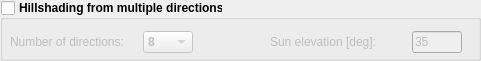
  <widget class="QGroupBox" name="group_hillshading_multiple">
   <property name="enabled">
    <bool>true</bool>
   </property>
   <property name="geometry">
    <rect>
     <x>10</x>
     <y>185</y>
     <width>481</width>
     <height>61</height>
    </rect>
   </property>
   <property name="font">
    <font>
     <weight>75</weight>
     <bold>true</bold>
    </font>
   </property>
   <property name="accessibleDescription">
    <string>multiple_hillshading</string>
   </property>
   <property name="title">
    <string>Hillshading from multiple directions</string>
   </property>
   <property name="flat">
    <bool>false</bool>
   </property>
   <property name="checkable">
    <bool>true</bool>
   </property>
   <property name="checked">
    <bool>false</bool>
   </property>
   <widget class="QWidget" name="layoutWidget_3">
    <property name="geometry">
     <rect>
      <x>270</x>
      <y>30</y>
      <width>192</width>
      <height>24</height>
     </rect>
    </property>
    <layout class="QHBoxLayout" name="horizontalLayout_4">
     <item>
      <widget class="QLabel" name="label_4">
       <property name="font">
        <font>
         <weight>50</weight>
         <bold>false</bold>
        </font>
       </property>
       <property name="text">
        <string>Sun elevation [deg]:</string>
       </property>
      </widget>
     </item>
     <item>
      <widget class="QLineEdit" name="hs_multiple_sun_elevation">
       <property name="sizePolicy">
        <sizepolicy hsizetype="Fixed" vsizetype="Fixed">
         <horstretch>0</horstretch>
         <verstretch>0</verstretch>
        </sizepolicy>
       </property>
       <property name="minimumSize">
        <size>
         <width>50</width>
         <height>22</height>
        </size>
       </property>
       <property name="maximumSize">
        <size>
         <width>50</width>
         <height>22</height>
        </size>
       </property>
       <property name="font">
        <font>
         <weight>50</weight>
         <bold>false</bold>
        </font>
       </property>
       <property name="accessibleDescription">
        <string>sun_elevation</string>
       </property>
       <property name="inputMask">
        <string>009</string>
       </property>
       <property name="text">
        <string>35</string>
       </property>
       <property name="maxLength">
        <number>3</number>
       </property>
       <property name="frame">
        <bool>true</bool>
       </property>
       <property name="placeholderText">
        <string>315</string>
       </property>
       <property name="clearButtonEnabled">
        <bool>false</bool>
       </property>
      </widget>
     </item>
    </layout>
   </widget>
   <widget class="QWidget" name="layoutWidget">
    <property name="geometry">
     <rect>
      <x>10</x>
      <y>30</y>
      <width>183</width>
      <height>24</height>
     </rect>
    </property>
    <layout class="QHBoxLayout" name="horizontalLayout_3">
     <item>
      <widget class="QLabel" name="label_3">
       <property name="font">
        <font>
         <weight>50</weight>
         <bold>false</bold>
        </font>
       </property>
       <property name="text">
        <string>Number of directions:</string>
       </property>
      </widget>
     </item>
     <item>
      <widget class="QComboBox" name="hs_multiple_nr_direction">
       <property name="maximumSize">
        <size>
         <width>50</width>
         <height>22</height>
        </size>
       </property>
       <property name="accessibleDescription">
        <string>hillshade_directions</string>
       </property>
       <property name="currentText">
        <string>8</string>
       </property>
       <item>
        <property name="text">
         <string>8</string>
        </property>
       </item>
       <item>
        <property name="text">
         <string>16</string>
        </property>
       </item>
       <item>
        <property name="text">
         <string>32</string>
        </property>
       </item>
       <item>
        <property name="text">
         <string>64</string>
        </property>
       </item>
      </widget>
     </item>
    </layout>
   </widget>
  </widget>
